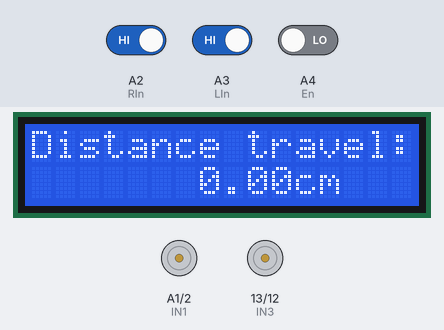
This sketch was run on a simulated Arduino Uno, built with avr-gcc and run on an emulated ATmega328P. Parts: 16×2 character LCD, motor-driver pin pairs drawn as motors (green arrow = first pin HIGH = forward, orange = second pin HIGH = backward, longer = more drive, scaled by the enable pin). The test bench sets the inputs (shaded band); at power-on: A2 (RIn) HIGH, A3 (LIn) HIGH, A4 (En) LOW.

Above: at 1.2 s.
1.3 s: A2 (RIn) driven LOW
At 2.3 s:
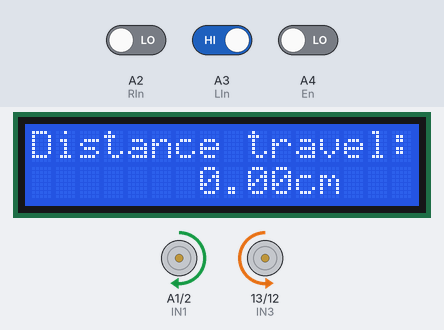
2.8 s: A3 (LIn) driven LOW
At 4.0 s:
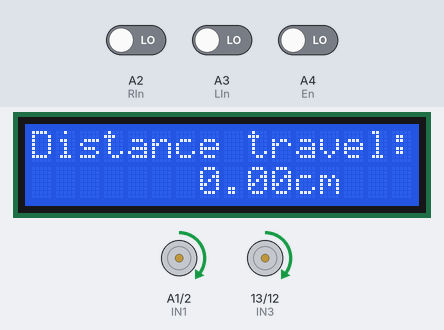
4.3 s: A2 (RIn) driven HIGH
At 4.6 s:
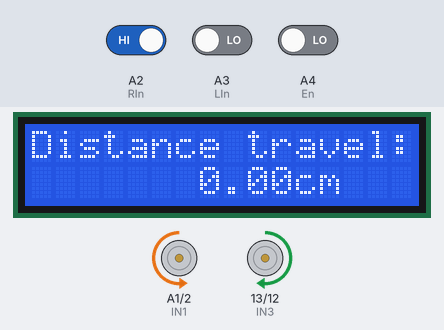
5.8 s: A4 (En) driven HIGH
At 6.6 s:
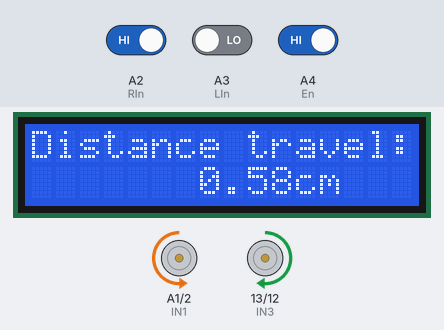
7.3 s: A4 (En) driven LOW
At 8.5 s:
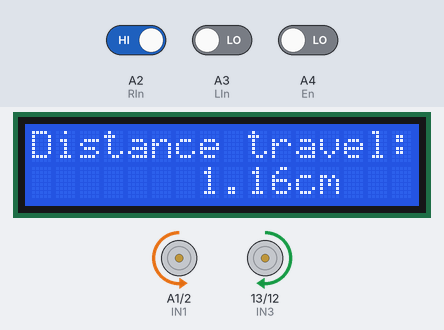
8.9 s: A4 (En) driven HIGH
At 9.3 s:
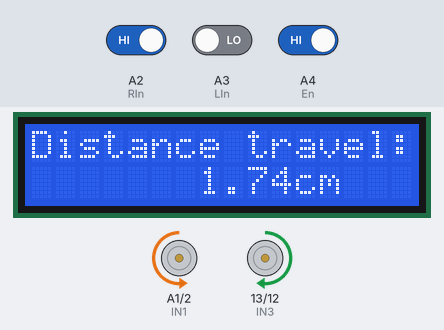
Timing chart, 0 to 11.4 s (numbered marks = the images above; inputs shaded):
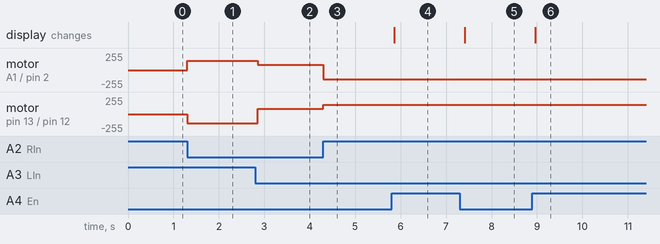

The sketch:

projectwk2.ino
```cpp
#include <LiquidCrystal.h>

int IN1 = A1;
int IN2 = 2;
int IN3 = 13;
int IN4 = 12;
int enA = 3;
int enB = 11;
int En = A4;
int RIn= A2;
int LIn = A3;

//initialize the pins

volatile int Pulses = 0;
int time = millis()/1000;
const float circumference = 11.59;
volatile boolean lastA;

// initialize the library with the pins on the Arduino board
LiquidCrystal lcd(8, 9, 4, 5, 6, 7);
void setup() {
  // put your setup code here, to run once:
  Serial.begin(9600);
  pinMode(En, INPUT);
  pinMode(RIn, INPUT);
  pinMode(LIn, INPUT);
  pinMode(enA, OUTPUT);
	pinMode(enB, OUTPUT);
  pinMode(IN1, OUTPUT);
	pinMode(IN2, OUTPUT);
	pinMode(IN3, OUTPUT);
	pinMode(IN4, OUTPUT);


  // put your setup code here, to run once:
  //Here, 16 and 2 are the columns and rows of the LCD
  lcd.begin(16, 2);
  // It prints the message on the LCD.
  lcd.print("Distance travel: ");
  // We can modify the message as per our choice.
}

void loop() {
  // put your main code here, to run repeatedly:
  UpdateEncoder();
  distanceMeasure();
  if((digitalRead(RIn) == 0)&&(digitalRead(LIn) == 0)){forward();}   //if Right Sensor and Left Sensor are at White color then it will call forword function
  if((digitalRead(RIn) == 1)&&(digitalRead(LIn) == 0)){turnRight();} //if Right Sensor is Black and Left Sensor is White then it will call turn Right function
  if((digitalRead(RIn) == 0)&&(digitalRead(LIn) == 1)){turnLeft();} //if Right Sensor is White and Left Sensor is Black then it will call turn Left function
  if((digitalRead(RIn) == 1)&&(digitalRead(LIn) == 1)){stop();}
}
void forward(){
  analogWrite(enA, 80);
  analogWrite(enB,80);
  digitalWrite(IN1, HIGH);
	digitalWrite(IN2, LOW);
	digitalWrite(IN3, HIGH);
	digitalWrite(IN4, LOW);
}

void turnLeft(){
  analogWrite(enA, 140);
  analogWrite(enB,140);
  digitalWrite(IN1, HIGH);
	digitalWrite(IN2, LOW);
	digitalWrite(IN3, LOW);
	digitalWrite(IN4, HIGH);
  delay(140);
}

void turnRight(){
  analogWrite(enA, 140);
  analogWrite(enB,140);
  digitalWrite(IN1, LOW);
	digitalWrite(IN2, HIGH);
	digitalWrite(IN3, HIGH);
	digitalWrite(IN4, LOW);
  delay(140);
}

void stop(){
  digitalWrite(enA, LOW);
  digitalWrite(enB, LOW);
  digitalWrite(IN1, LOW);
	digitalWrite(IN2, LOW);
	digitalWrite(IN3, LOW);
	digitalWrite(IN4, LOW);
}

void UpdateEncoder(){
  boolean currentA = digitalRead(En);
  if (lastA != currentA){
    Pulses++;
    lastA = currentA;
  }
}

void distanceMeasure(){
  float distance = (circumference*( (float)Pulses/20.0));
  lcd.setCursor(7, 1);
  lcd.print(distance);
  lcd.print("cm");
}
```

Measured:
- after the input at 1.3 s, motor on A1 (IN1) / pin 2 (IN2): stopped → forward 140/255 at once; motor on pin 13 (IN3) / pin 12 (IN4): stopped → backward 140/255 at once
- after the input at 2.8 s, motor on A1 (IN1) / pin 2 (IN2): forward 140/255 → forward 80/255 after 0.06 s; motor on pin 13 (IN3) / pin 12 (IN4): backward 140/255 → forward 80/255 after 0.06 s
- after the input at 4.3 s, motor on A1 (IN1) / pin 2 (IN2): forward 80/255 → backward 140/255 at once; motor on pin 13 (IN3) / pin 12 (IN4): forward 80/255 → forward 140/255 at once
- after the input at 5.8 s, the display: changes after 0.06 s (image 4)
- after the input at 7.3 s, the display: changes after 0.11 s (image 5)
- after the input at 8.9 s, the display: changes after 0.06 s (image 6)
